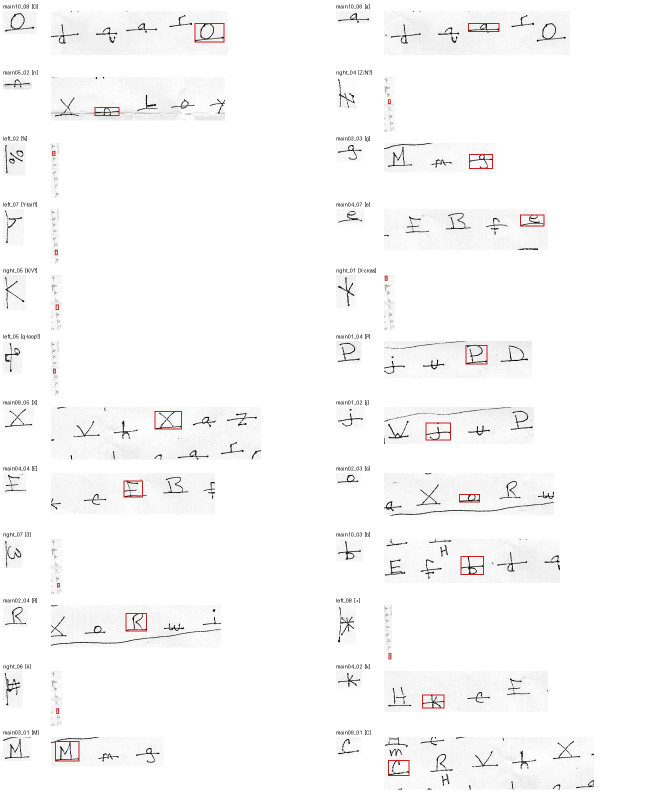
#> input picture ciphers/rayburn-2004/sorter/rayburn_sorter.preflight.png, 1332 x 1592 px (shown at 1/2 size)
$ python whiteout_map.py --image sorter/rayburn_sorter.preflight.png
#> lines starting #> are read from the running program, lines starting #| are printed output that depends on the picture; after the words box and inside, x2 and y2 are one past the last pixel; in counts of white or black regions, pixels touching at a corner belong together
#!/usr/bin/env python3
"""List flat pure-white patches (white-out candidates) in images/Rayburn-Cryptogram.jpg.

D2B-RAY, 5 Oct 2026. Paper background median is 247; a patch is a connected region of pixels >= 253
after a 2-iteration binary opening, area >= 300 px. The bottom-edge and fold-crease components are
listed too and are classified by eye in copy_condition.tsv (see NOTES.md). --contrast OUT writes a
(a-215)*6 contrast stretch that shows the sharp-edged patches. Needs pillow, numpy, scipy.
"""
import argparse, os
import numpy as np
from PIL import Image
from scipy import ndimage as nd

HERE = os.path.dirname(os.path.abspath(__file__))
ap = argparse.ArgumentParser(description=__doc__)
ap.add_argument("--image", default=os.path.join(HERE, "images", "Rayburn-Cryptogram.jpg"))
ap.add_argument("--thr", type=int, default=253)
ap.add_argument("--contrast")
args = ap.parse_args()
a = np.asarray(Image.open(args.image).convert("L")).astype(int)
m = nd.binary_opening(a >= args.thr, iterations=2)
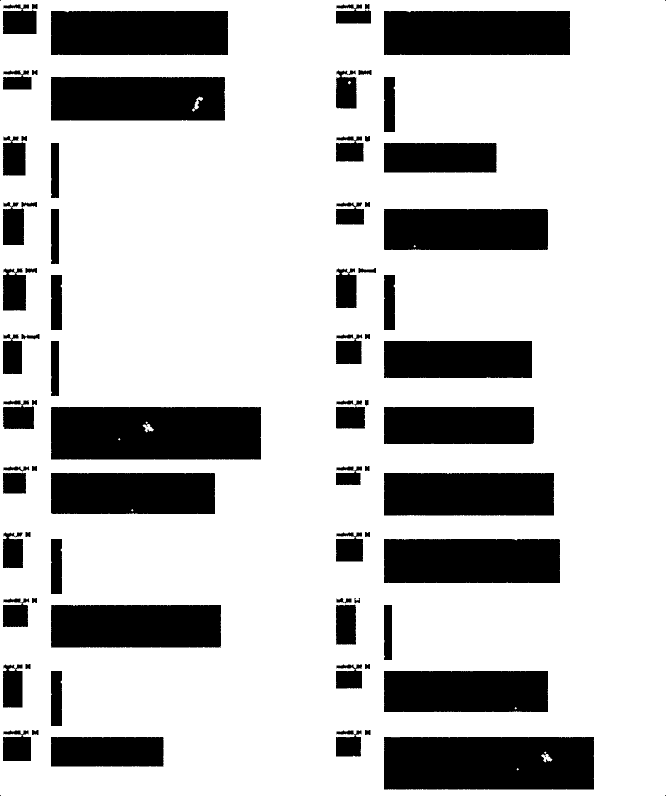
#> m: shape (1592, 1332) bool (shown at 1/2 size); 76.1% white; 79 black regions (4 under 20 px), largest, box (x1, y1, x2, y2) and area: (102, 814, 522, 919) 43819, (768, 1474, 1188, 1579) 43806, (768, 22, 1140, 110) 32678
lab, n = nd.label(m)
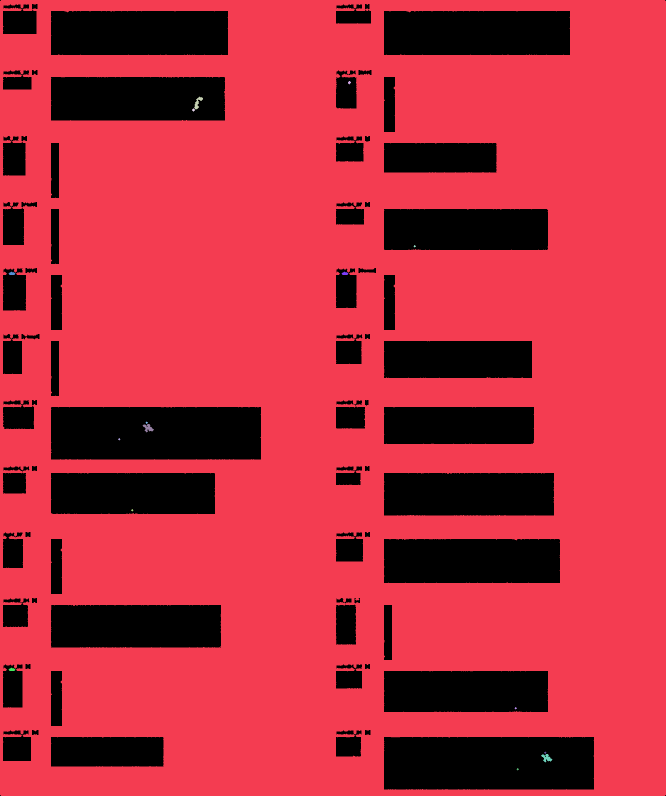
#> lab: shape (1592, 1332) int32 (shown at 1/2 size); 17 distinct labels, from 0 to 16; one colour per label, 0 black
#> n = 16
print("x0\tx1\ty0\ty1\tarea")
for i, o in enumerate(nd.find_objects(lab)):
    s = int((lab[o] == i + 1).sum())
    if s >= 300:
        print(f"{o[1].start}\t{o[1].stop}\t{o[0].start}\t{o[0].stop}\t{s}")
#> this loop made 16 passes
#> s on passes 1 to 12: 1613522, 27, 183, 24, 13, 64, 64, 13, 196, 13, 13, 64
#| 0	1332	0	1592	1613522
if args.contrast:
    Image.fromarray(np.clip((a - 215) * 6, 0, 255).astype("uint8")).save(args.contrast)

$ run again, on ciphers/armstrong-madison-1808/images/M34-014-0024.jpg
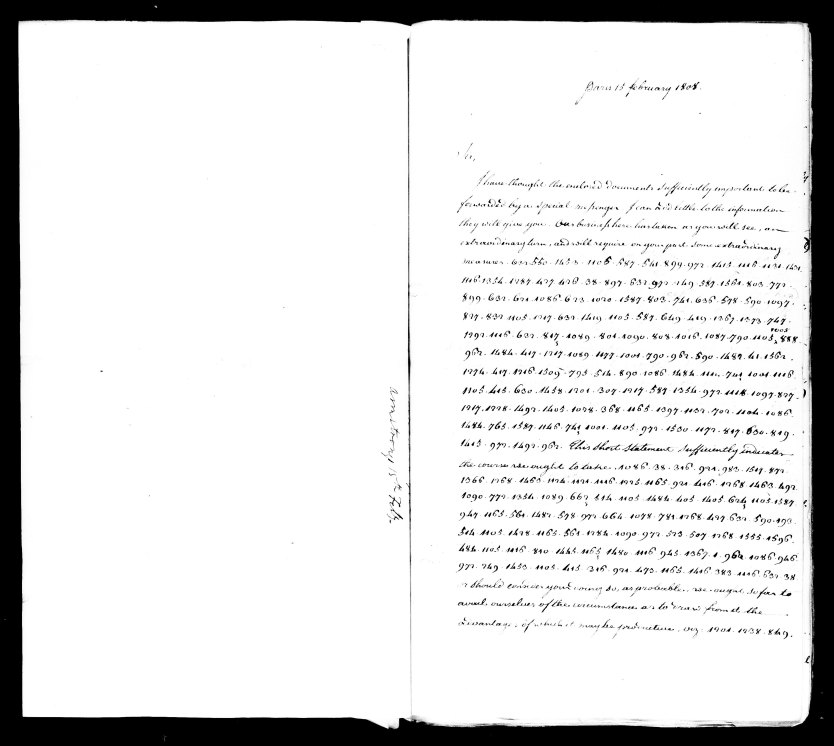
#> input picture ciphers/armstrong-madison-1808/images/M34-014-0024.jpg, 3333 x 2982 px (shown at 1/4 size)
#> `a = np.asarray(Image.open(args.image).convert("L")).astype(int)`:
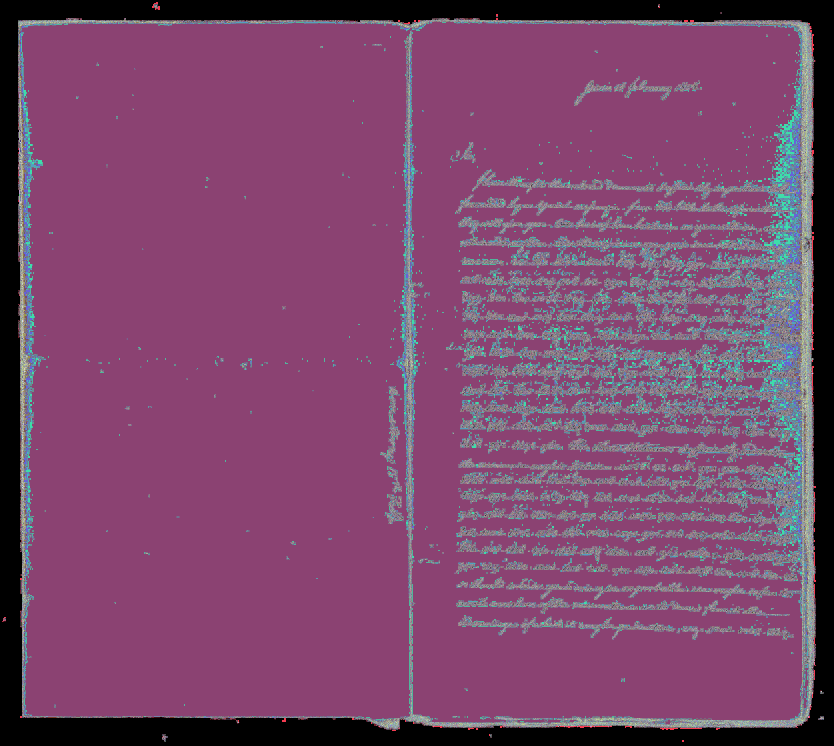
#> a: shape (2982, 3333) int64 (shown at 1/4 size); 256 distinct labels, from 0 to 255; one colour per label, 0 black
#> m: shape (2982, 3333) bool; 78.3% white; 1955 black regions (1386 under 20 px), largest, box (x1, y1, x2, y2) and area: (0, 0, 3333, 2982) 1456127, (1912, 1845, 2872, 1960) 26140, (2368, 1515, 2920, 1672) 24943
#> `lab, n = nd.label(m)`:
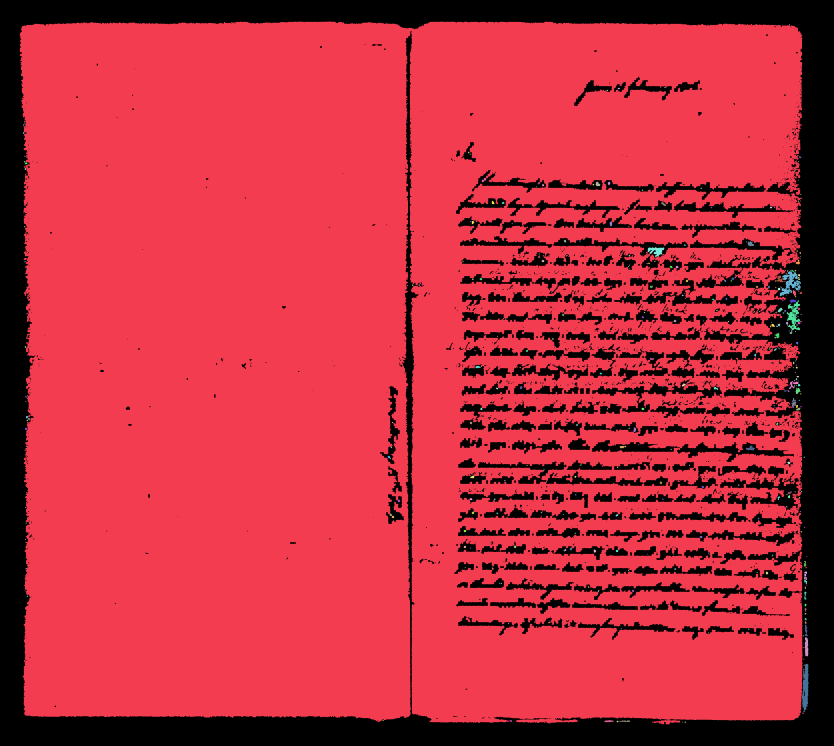
#> lab: shape (2982, 3333) int32 (shown at 1/4 size); 348 distinct labels, from 0 to 347; one colour per label, 0 black
#> n = 347
#> the loop `for i, o in enumerate(nd.find_objects(lab)):` made 347 passes
#> s on passes 1 to 3: 7753083, 13, 18
#> (printed output is left out)

$ run again, on ciphers/armstrong-madison-1808/images/M34-014-0025.jpg
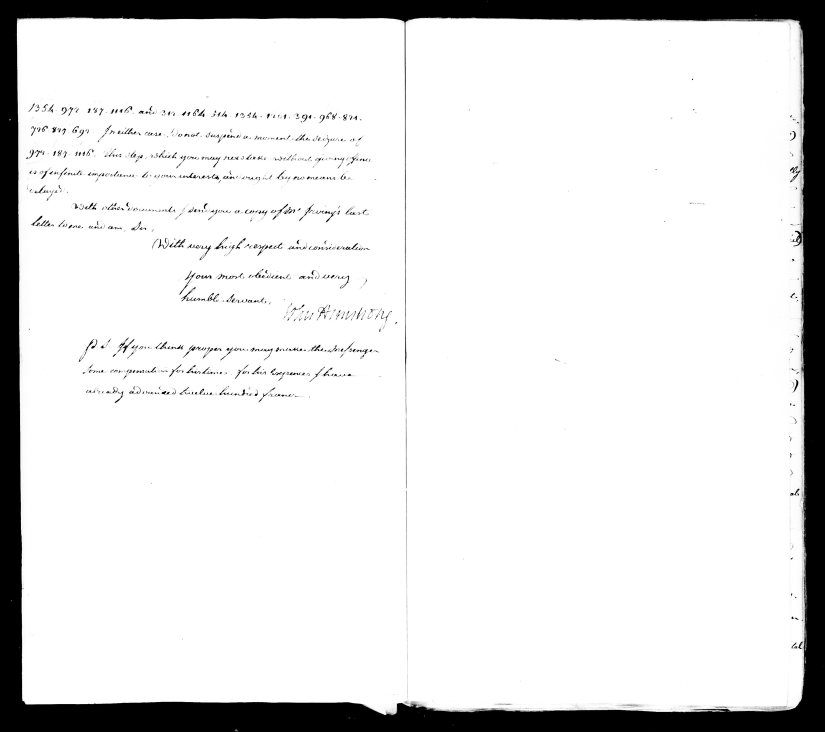
#> input picture ciphers/armstrong-madison-1808/images/M34-014-0025.jpg, 3300 x 2927 px (shown at 1/4 size)
#> `a = np.asarray(Image.open(args.image).convert("L")).astype(int)`:
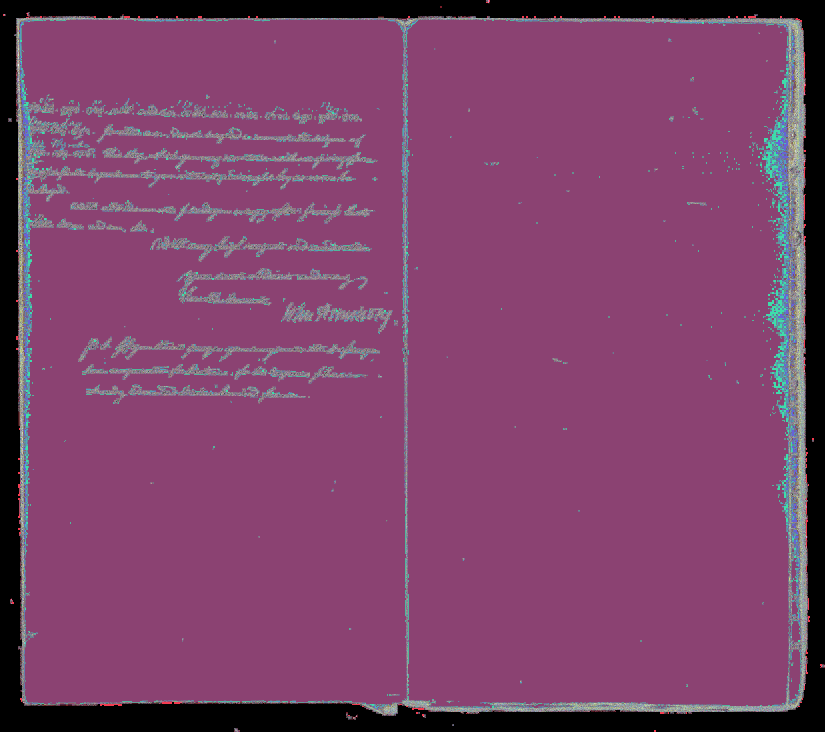
#> a: shape (2927, 3300) int64 (shown at 1/4 size); 256 distinct labels, from 0 to 255; one colour per label, 0 black
#> m: shape (2927, 3300) bool; 83.5% white; 812 black regions (643 under 20 px), largest, box (x1, y1, x2, y2) and area: (0, 0, 3300, 2927) 1319472, (496, 595, 1252, 680) 15296, (880, 1360, 1520, 1448) 13592
#> `lab, n = nd.label(m)`:
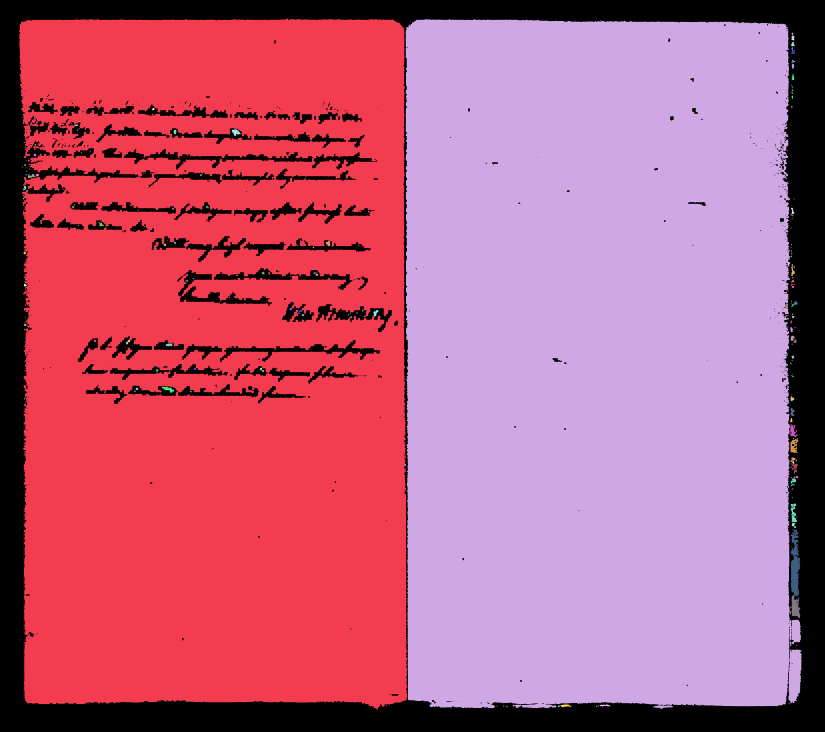
#> lab: shape (2927, 3300) int32 (shown at 1/4 size); 216 distinct labels, from 0 to 215; one colour per label, 0 black
#> n = 215
#> the loop `for i, o in enumerate(nd.find_objects(lab)):` made 215 passes
#> s on passes 1 to 3: 3863412, 4177176, 46
#> (printed output is left out)
